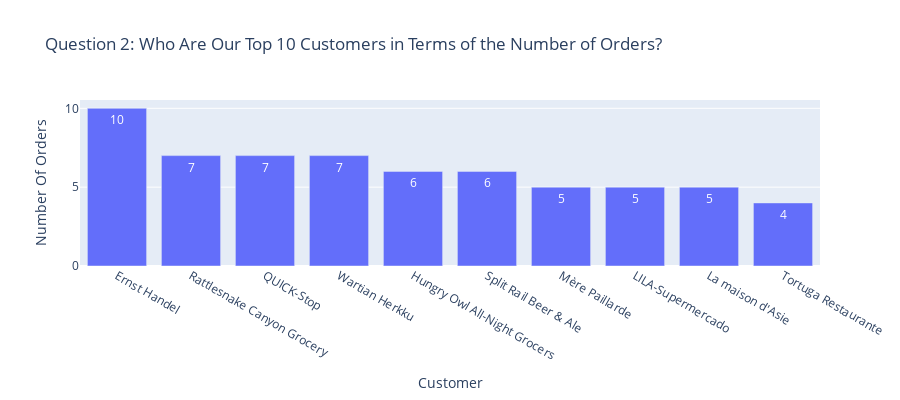

Notebook code for this chart:
### Code cell
fig = px.bar(df_plot2,
            x='Customer',
            y='Number Of Orders',
            width=900,
            height=400,
            text= 'Number Of Orders',
            title='Question 2: Who Are Our Top 10 Customers in Terms of the Number of Orders?')
fig.show()

### Figure 1 — Plotly figure (JSON) as saved in the notebook; plotly's stock layout.template omitted (floating-point values rounded to 4 significant figures)
{"data": [{"alignmentgroup": "True", "hovertemplate": "Customer=%{x}<br>Number Of Orders=%{text}<extra></extra>", "legendgroup": "", "marker": {"color": "#636efa"}, "name": "", "offsetgroup": "", "orientation": "v", "showlegend": false, "text": [10, 7, 7, 7, 6, 6, 5, 5, 5, 4], "textposition": "auto", "type": "bar", "x": ["Ernst Handel", "Rattlesnake Canyon Grocery", "QUICK-Stop", "Wartian Herkku", "Hungry Owl All-Night Grocers", "Split Rail Beer & Ale", "Mère Paillarde", "LILA-Supermercado", "La maison d'Asie", "Tortuga Restaurante"], "xaxis": "x", "y": [10, 7, 7, 7, 6, 6, 5, 5, 5, 4], "yaxis": "y"}], "layout": {"barmode": "relative", "height": 400, "legend": {"tracegroupgap": 0}, "title": {"text": "Question 2: Who Are Our Top 10 Customers in Terms of the Number of Orders?"}, "width": 900, "xaxis": {"anchor": "y", "domain": [0, 1], "title": {"text": "Customer"}}, "yaxis": {"anchor": "x", "domain": [0, 1], "title": {"text": "Number Of Orders"}}}}
